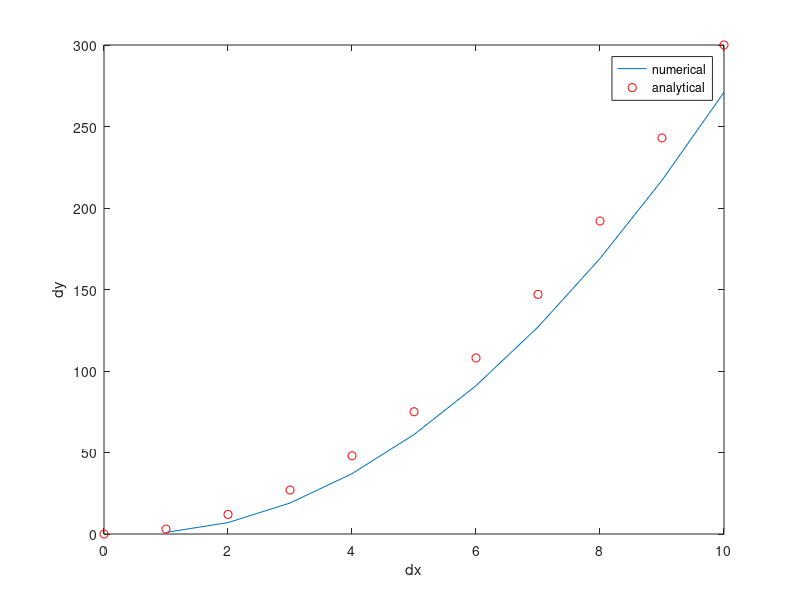
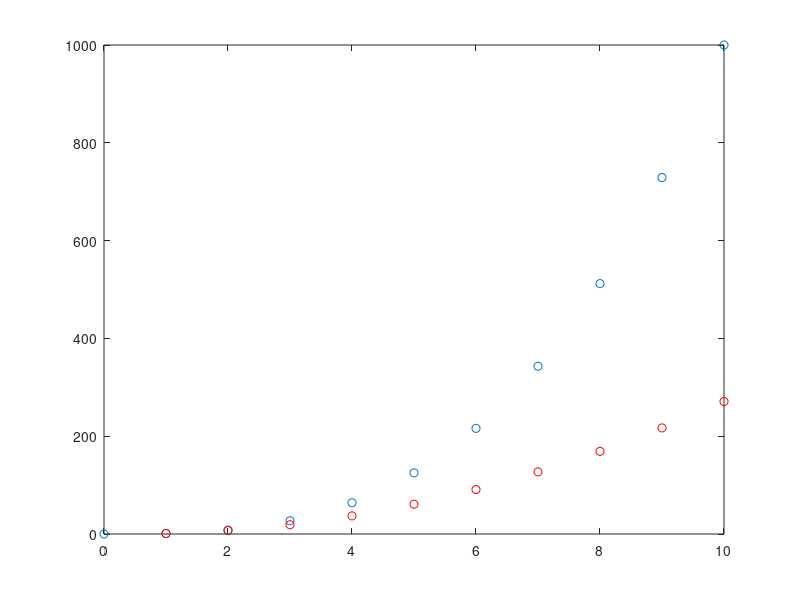

The MATLAB script that drew these images, in order:
% Interpolation
%Time's = 0 1 2 3 4 5
%Temp 1 = 0 20 60 68 77

clc; clear all; close all;

%x = 0:5;
%y = [0 20 60 68 77 110];
% Interpolate to get tempreature at T=3.6s
%temp = interp1(x,y,3.6);
%temp1 = interp1(x,y,1.2);



% x is 0 1 2 3 and y is 1 0 1 12. 
% compute values at 1.2,2.6,3.1

%x = 0:3;
%y = [1 0 1 12];
%temp = interp1(x,y,1.2);
%temp1 = interp1(x,y,2.6);
%temp2 = interp1(x,y,3.1)

% Next

%a = 1:6;
%diff_a = diff(a);
%b = [1 3 15 7 4 16];
%diff_b = diff(b);
% % second order difference
%diff_a_2 = diff(a,2);
%diff_b_2 = diff(b,2);

% Question
%c = 2:1:10;
%diff_c = diff(c);
%diff_c_2 = diff(c,2);

% Question

%d = [3 -2 6 4 -8 13 -25];
%diff_d = diff(d);
%diff_d_2 = diff(d,2);





% Diff ploting
% Use diff command to find a derivative

% Define a function f(x)=x^3

x = 0:1:10;
y = x.^3;


%plot the function
%figure(1);
%plot(x,y,'o');
%xlabel('x');
%ylabel('y');


% Find the derivative dy/dx
y_diff = diff(y)./diff(x);    % x_1 f(x_1) x_2 f(x_2)  f(x_2)-f(x_1)/x_2-x_1

%plot
figure(2)
plot(x(2:end),y_diff)
xlabel('dx')
ylabel('dy')

% Calculate analytical derivative
y_anl = 3.*x.^2;
hold on
plot(x,y_anl,'ro')
legend('numerical','analytical')

% Plot the function and the derivative
figure(3)
plot(x,y,'o',x(2:end),y_diff,'ro')

